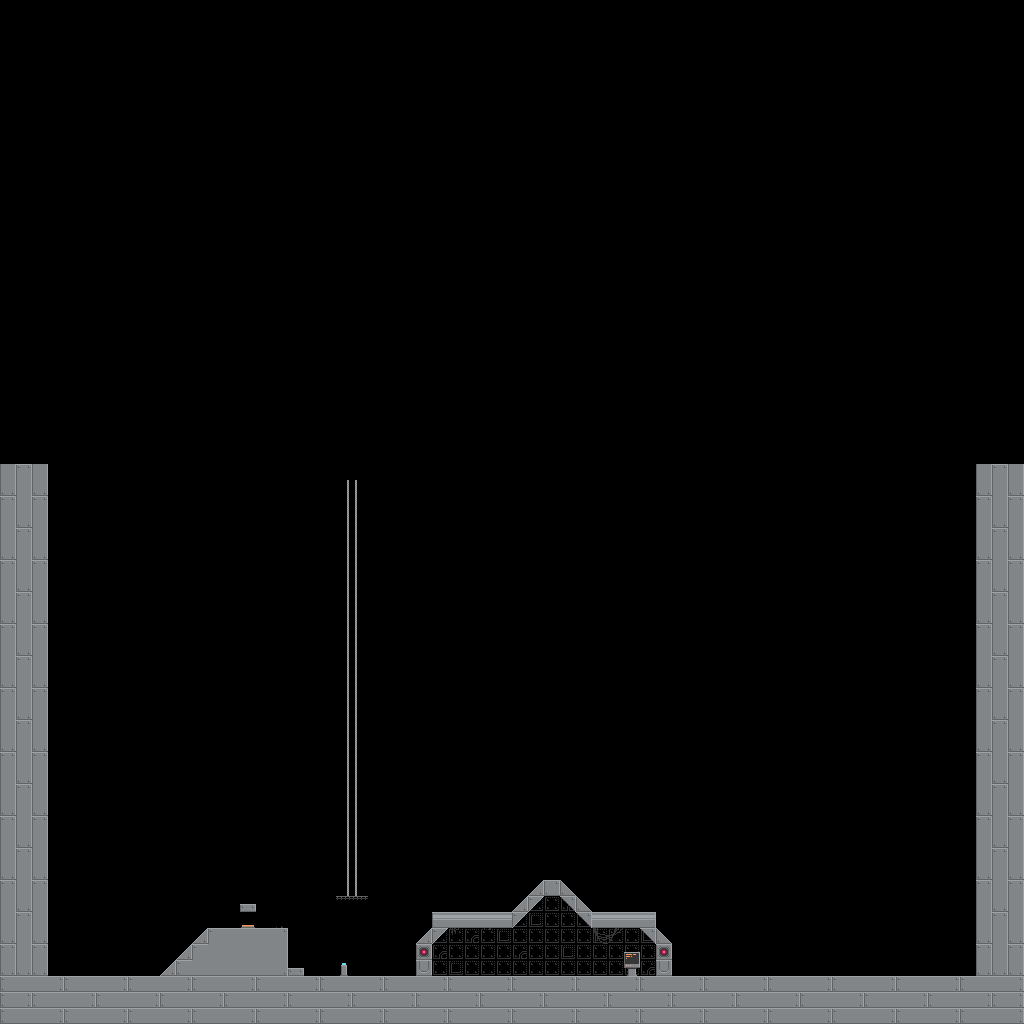

This game map was drawn from its Tiled (.tmx) file and the tilesets committed beside it. A one-line description and the trimmed map source follow:
An orthogonal 64x64 tile map with 16x16 px tiles, 4 tile layers (non-coll2, non-coll1, collision_layer, non-coll3).

<map version="1.5" tiledversion="1.7.2" orientation="orthogonal" renderorder="right-down" width="64" height="64" tilewidth="16" tileheight="16" infinite="0" nextlayerid="6" nextobjectid="1">
 <tileset firstgid="1" source="../world tileset16x16.tsx" />
 <layer id="3" name="non-coll2" width="64" height="64">
  <data>[4096 cells, 50 non-empty, 3 distinct tile ids]</data>
 </layer>
 <layer id="2" name="non-coll1" width="64" height="64">
  <data>[4096 cells, 59 non-empty, 9 distinct tile ids]</data>
 </layer>
 <layer id="1" name="collision_layer" width="64" height="64">
  <data>[4096 cells, 436 non-empty, 26 distinct tile ids]</data>
 </layer>
 <layer id="5" name="non-coll3" width="64" height="64">
  <data>[4096 cells, 1 non-empty, 1 distinct tile ids]</data>
 </layer>
</map>
